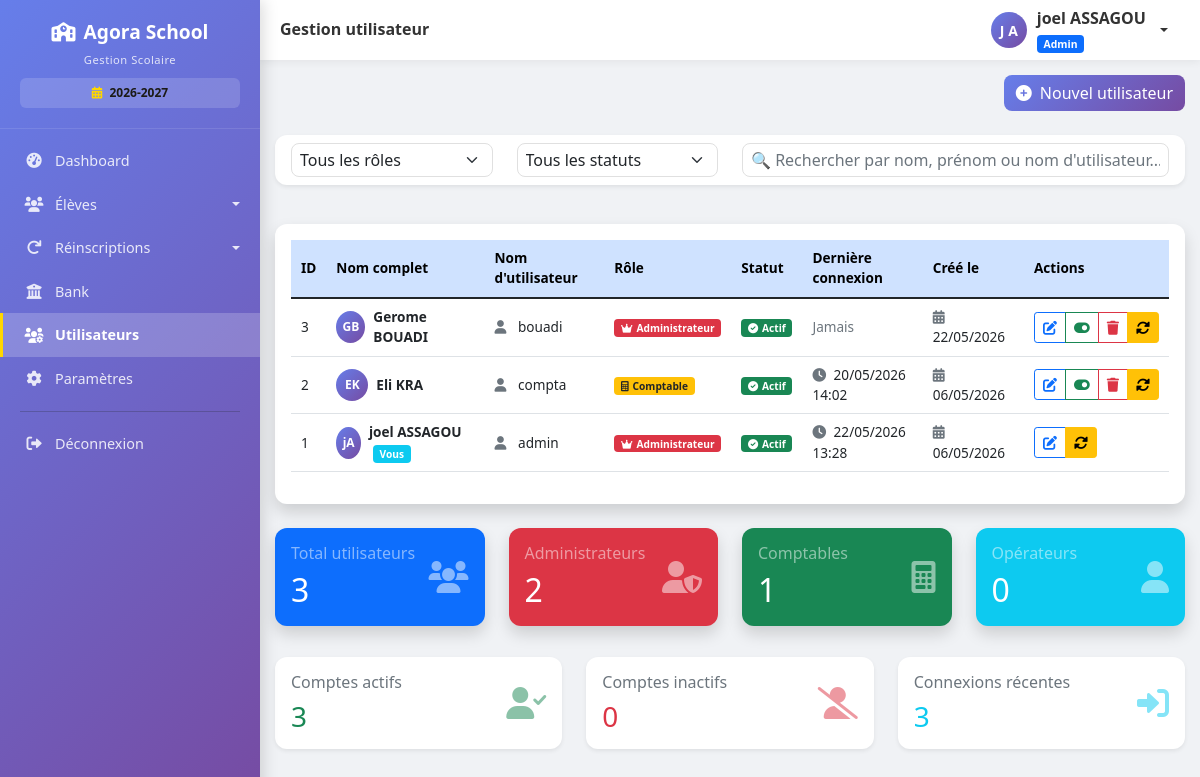
/utilisateurs (signed in), run on an earlier commit of the app's database.
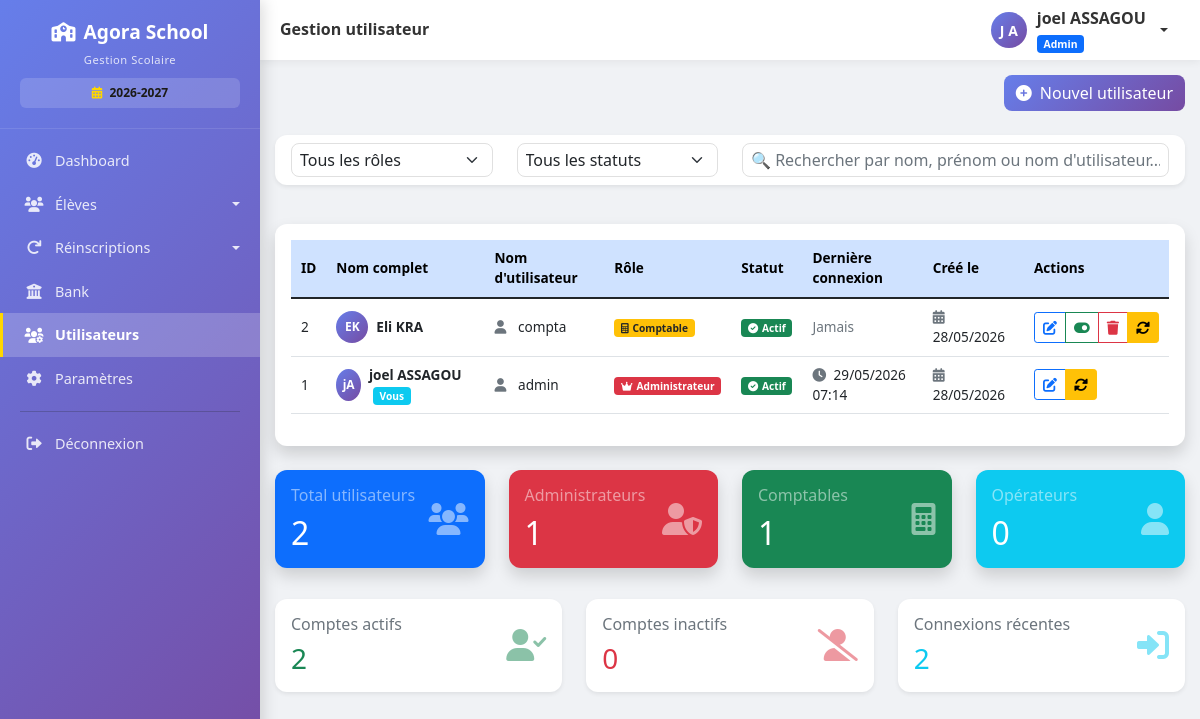
And on a later commit of the database.
### models.py (models this page shows, shortened)
class User(UserMixin, db.Model):
    __tablename__ = 'users'
    id = db.Column(db.Integer, primary_key=True)
    username = db.Column(db.String(80), unique=True, nullable=False, index=True)
    password_hash = db.Column(db.String(200), nullable=False)
    nom = db.Column(db.String(100), nullable=False)
    prenom = db.Column(db.String(100), nullable=False)
    role = db.Column(db.String(20), default='user')  # admin, comptable, user
    actif = db.Column(db.Boolean, default=True)
    created_at = db.Column(db.DateTime, default=datetime.utcnow)
    last_login = db.Column(db.DateTime, nullable=True)
    @property
    def nom_complet(self):
        return f"{self.prenom} {self.nom}"

### routes.py (the view)
@app.route('/utilisateurs')
@login_required
@admin_required
def liste_utilisateurs():
    utilisateurs = User.query.order_by(User.created_at.desc()).all()
    total_users = len(utilisateurs)
    total_admins = User.query.filter_by(role='admin').count()
    total_comptables = User.query.filter_by(role='comptable').count()
    total_users_simple = User.query.filter_by(role='user').count()
    total_actifs = User.query.filter_by(actif=True).count()
    return render_template('utilisateurs/liste.html',
                         utilisateurs=utilisateurs,
                         total_users=total_users,
                         total_admins=total_admins,
                         total_comptables=total_comptables,
                         total_users_simple=total_users_simple,
                         total_actifs=total_actifs)

### app.py (called while the page is built)
@app.after_request
def close_db_connection(response):
    try:
        db.session.close()
    except:
        pass
    return response

### routes.py (called while the page is built)
@login_manager.user_loader
def load_user(user_id):
    return User.query.get(int(user_id))

def admin_required(f):
    @wraps(f)
    def decorated_function(*args, **kwargs):
        if not current_user.is_authenticated or current_user.role != 'admin':
            flash('Accès réservé aux administrateurs', 'danger')
            return redirect(url_for('liste_eleves'))
        return f(*args, **kwargs)
    return decorated_function

@app.context_processor
def injecter_parametres_ecole():
    try:
        params = Parametre.query.all()
        parametres = {p.cle: p.valeur for p in params}
    except:
        parametres = {}
    defaults = {
        'nom_ecole': 'GS LAUREADES',
        'devise': 'FCFA',
        'annee_scolaire': '2024-2025',
        'adresse_ecole': '',
        'telephone_ecole': '',
        'email_notification': ''
    }
    for key, value in defaults.items():
        if key not in parametres or not parametres[key]:
            parametres[key] = value
    return dict(parametres_ecole=parametres)

### templates/utilisateurs/liste.html (shortened to what the changed rows need)
{% extends "base.html" %}
{% block content %}
<div class="card shadow">
    <div class="card-body">
        <div class="table-responsive">
            <table class="table table-hover" id="usersTable">
                <thead class="table-primary">
                    <tr>
                        <th>ID</th>
                        <th>Nom complet</th>
                        <th>Nom d'utilisateur</th>
                        <th>Rôle</th>
                        <th>Statut</th>
                        <th>Dernière connexion</th>
                        <th>Créé le</th>
                        <th>Actions</th>
                    </tr>
                </thead>
                <tbody>
                    {% for user in utilisateurs %}
                    <tr>
                        <td>{{ user.id }}</td>
                        <td>
                            <div class="d-flex align-items-center">
                                <div class="avatar-sm me-2">
                                    <span class="avatar-initials">{{ user.prenom[0] }}{{ user.nom[0] }}</span>
                                </div>
                                <div>
                                    <strong>{{ user.nom_complet }}</strong>
                                    {% if user.id == current_user.id %}
                                        <span class="badge bg-info ms-1">Vous</span>
                                    {% endif %}
                                </div>
                            </div>
                        </td>
                        <td>
                            <i class="fas fa-user me-2 text-muted"></i>
                            {{ user.username }}
                        </td>
                        <td>
                            {% if user.role == 'admin' %}
                                <span class="badge bg-danger">
                                    <i class="fas fa-crown me-1"></i>Administrateur
                                </span>
                            {% elif user.role == 'comptable' %}
                                <span class="badge bg-warning text-dark">
                                    <i class="fas fa-calculator me-1"></i>Comptable
                                </span>
                            {% else %}
                                <span class="badge bg-info">
                                    <i class="fas fa-user me-1"></i>Opérateur
                                </span>
                            {% endif %}
                        </td>
                        <td>
                            {% if user.actif %}
                                <span class="badge bg-success">
                                    <i class="fas fa-check-circle me-1"></i>Actif
                                </span>
                            {% else %}
                                <span class="badge bg-danger">
                                    <i class="fas fa-times-circle me-1"></i>Inactif
                                </span>
                            {% endif %}
                        </td>
                        <td>
                            {% if user.last_login %}
                                <i class="fas fa-clock me-1 text-muted"></i>
                                {{ user.last_login.strftime('%d/%m/%Y %H:%M') }}
                            {% else %}
                                <span class="text-muted">Jamais</span>
                            {% endif %}
                        </td>
                        <td>
                            <i class="fas fa-calendar-alt me-1 text-muted"></i>
                            {{ user.created_at.strftime('%d/%m/%Y') }}
                        </td>
                        <td>
                            <div class="btn-group btn-group-sm" role="group">
                                <a href="{{ url_for('modifier_utilisateur', user_id=user.id) }}"
                                   class="btn btn-outline-primary"
                                   data-bs-toggle="tooltip"
                                   title="Modifier">
                                    <i class="fas fa-edit"></i>
                                </a>
                                {% if user.id != current_user.id %}
                                <button type="button"
                                        class="btn btn-outline-{{ 'success' if user.actif else 'secondary' }}"
                                        onclick="toggleStatus({{ user.id }}, '{{ user.username }}', {{ user.actif|lower }})"
                                        data-bs-toggle="tooltip"
                                        title="{{ 'Désactiver' if user.actif else 'Activer' }}">
                                    <i class="fas fa-{{ 'toggle-on' if user.actif else 'toggle-off' }}"></i>
                                </button>
                                <button type="button"
                                        class="btn btn-outline-danger"
                                        onclick="confirmDelete({{ user.id }}, '{{ user.username }}')"
                                        data-bs-toggle="tooltip"
                                        title="Supprimer">
                                    <i class="fas fa-trash"></i>
                                </button>
                                {% endif %}
                                <a href="{{ url_for('reinitialiser_mot_de_passe', user_id=user.id) }}"
                                    class="btn btn-warning btn-sm"
                                    title="Réinitialiser le mot de passe"
                                    onclick="return confirm('Voulez-vous réinitialiser le mot de passe de {{ user.nom_complet }} ?')">
                                     <i class="fas fa-sync-alt"></i>
                                </a>
                            </div>
                        </td>
                    </tr>
                    {% endfor %}
                </tbody>
            </table>
        </div>
    </div>
</div>
<div class="row mt-4">
    <div class="col-md-3">
        <div class="card bg-primary text-white shadow">
            <div class="card-body">
                <div class="d-flex justify-content-between align-items-center">
                    <div>
                        <h6 class="card-title text-white-50">Total utilisateurs</h6>
                        <h2 class="mb-0">{{ utilisateurs|length }}</h2>
                    </div>
                </div>
            </div>
        </div>
    </div>
    <div class="col-md-3">
        <div class="card bg-danger text-white shadow">
            <div class="card-body">
                <div class="d-flex justify-content-between align-items-center">
                    <div>
                        <h6 class="card-title text-white-50">Administrateurs</h6>
                        <h2 class="mb-0">{{ utilisateurs|selectattr('role', 'equalto', 'admin')|list|length }}</h2>
                    </div>
                </div>
            </div>
        </div>
    </div>
    <div class="col-md-3">
        <div class="card bg-success text-white shadow">
            <div class="card-body">
                <div class="d-flex justify-content-between align-items-center">
                    <div>
                        <h2 class="mb-0">{{ utilisateurs|selectattr('role', 'equalto', 'comptable')|list|length }}</h2>
                    </div>
                </div>
            </div>
        </div>
    </div>
    <div class="col-md-3">
        <div class="card bg-info text-white shadow">
            <div class="card-body">
                <div class="d-flex justify-content-between align-items-center">
                    <div>
                        <h2 class="mb-0">{{ utilisateurs|selectattr('role', 'equalto', 'user')|list|length }}</h2>
                    </div>
                </div>
            </div>
        </div>
    </div>
</div>
<div class="row mt-3">
    <div class="col-md-4">
        <div class="card border-success shadow-sm">
            <div class="card-body">
                <div class="d-flex justify-content-between align-items-center">
                    <div>
                        <h6 class="text-muted">Comptes actifs</h6>
                        <h3 class="text-success mb-0">{{ utilisateurs|selectattr('actif', 'equalto', true)|list|length }}</h3>
                    </div>
                </div>
            </div>
        </div>
    </div>
    <div class="col-md-4">
        <div class="card border-info shadow-sm">
            <div class="card-body">
                <div class="d-flex justify-content-between align-items-center">
                    <div>
                        <h6 class="text-muted">Connexions récentes</h6>
                        <h3 class="text-info mb-0">{{ utilisateurs|selectattr('last_login', 'defined')|list|length }}</h3>
                    </div>
                </div>
            </div>
        </div>
    </div>
</div>
{% endblock %}

### templates/base.html (shortened to what the changed rows need)
<!DOCTYPE html>
<html lang="fr">
<head>
    <link href="https://cdn.jsdelivr.net/npm/bootstrap@5.1.3/dist/css/bootstrap.min.css" rel="stylesheet">
    <link rel="stylesheet" href="https://cdnjs.cloudflare.com/ajax/libs/font-awesome/6.0.0/css/all.min.css">
    <link href="https://cdn.datatables.net/1.11.5/css/dataTables.bootstrap5.min.css" rel="stylesheet">
</head>
<body>
    <div class="app-layout">
        <main class="main-area">
            {% if current_user.is_authenticated %}
            <header class="topbar">
                <div class="d-flex align-items-center gap-2">
                    <h5>{% block page_title %}Gestion utilisateur{% endblock %}</h5>
                </div>
                <div class="dropdown">
                    <a href="#" class="user-dropdown dropdown-toggle" data-bs-toggle="dropdown" aria-label="Menu utilisateur">
                        <div class="user-avatar">
                            {{ current_user.prenom[0]|upper if current_user.prenom else current_user.username[0]|upper }}
                            {{ current_user.nom[0]|upper if current_user.nom else '' }}
                        </div>
                        <div class="d-none d-md-block text-start">
                            <strong>{{ current_user.nom_complet or current_user.username }}</strong>
                            <div>
                                <span class="badge bg-{{ 'primary' if current_user.role == 'admin' else 'warning' if current_user.role == 'comptable' else 'info' }}"
                                      style="font-size:0.65rem;">
                                    {{ current_user.role|capitalize }}
                                </span>
                            </div>
                        </div>
                    </a>
                </div>
            </header>
            {% endif %}
            <div class="page-content" id="pageContent">
                {% block content %}{% endblock %}
            </div>
        </main>
    </div>
</body>
</html>

What changed in the data, as far as the page shows it:
removed User: id "3", prenom "G", nom "B", nom_complet "Gerome BOUADI", username "bouadi", role "admin" (drawn), actif True (drawn), shows "Jamais", created_at "22/05/2026"
changed User "joel ASSAGOU": last_login "22/05/2026 13:28" → "29/05/2026 07:14"; created_at "06/05/2026" → "28/05/2026"
changed User "Eli KRA": created_at "06/05/2026" → "28/05/2026"; last_login "20/05/2026 14:02" → (not shown); now shows "Jamais"
Also different on the page:
{{ utilisateurs|length }}: "3" → "2"
{{ utilisateurs|selectattr('role', 'equalto', 'admin')|list|length }}: "2" → "1"
{{ utilisateurs|selectattr('actif', 'equalto', true)|list|length }}: "3" → "2"
{{ utilisateurs|selectattr('last_login', 'defined')|list|length }}: "3" → "2"
